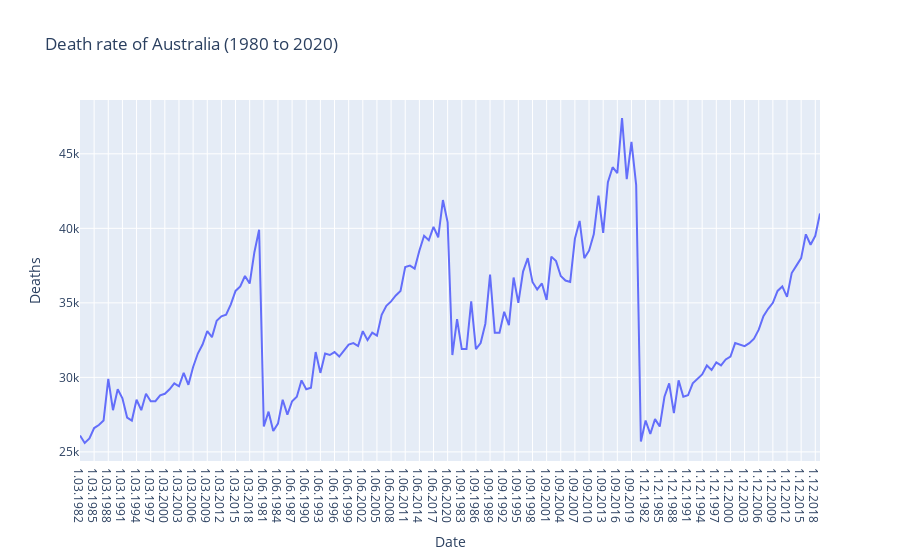

Write notebook code for a chart like this one.
### Code cell
# Death rate of Australia (1980 to 2020)

death = pd.read_sql('select Date, Deaths from population order by Date;', conn)
px.line(death, x="Date", y="Deaths", title="Death rate of Australia (1980 to 2020)")

### Figure 1 — Plotly figure (JSON) as saved in the notebook; plotly's stock layout.template omitted (floating-point values rounded to 4 significant figures; data arrays with more than 128 entries replaced by an {"elided": "..."} marker saying what was removed)
{"data": [{"hovertemplate": "Date=%{x}<br>Deaths=%{y}<extra></extra>", "legendgroup": "", "line": {"color": "#636efa", "dash": "solid"}, "mode": "lines", "name": "", "orientation": "v", "showlegend": false, "type": "scatter", "x": {"elided": "158 str values"}, "xaxis": "x", "y": {"elided": "158 int values"}, "yaxis": "y"}], "layout": {"legend": {"tracegroupgap": 0}, "title": {"text": "Death rate of Australia (1980 to 2020)"}, "xaxis": {"anchor": "y", "domain": [0, 1], "title": {"text": "Date"}}, "yaxis": {"anchor": "x", "domain": [0, 1], "title": {"text": "Deaths"}}}}
